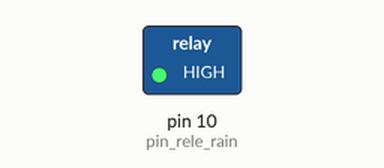
Simulated run of this sketch. Board: Arduino Uno, built with avr-gcc and run on an emulated ATmega328P. Parts: switched loads named in the sketch (green lamp = pin HIGH). The local clock reads 2024-03-15 10:24:30 at power-on unless the sketch sets it; what the sketch prints to the serial monitor is not drawn.

Above: at 0.1 s.
At 60.1 s:
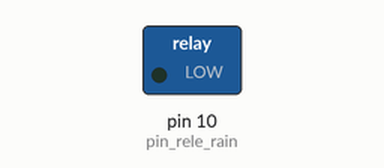
Timing chart, 0 to 121.6 s (numbered marks = the images above):
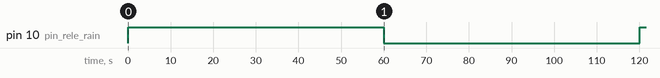

The sketch:

verifica_time.ino
```cpp
#include <DS3231.h>

// Rele de acionamento da bomba de irrigação
#define pin_rele_rain 10

// Init the DS3231 using the hardware interface
DS3231  rtc(SDA, SCL);

Time t;
static byte estadoSTR1 = 1;

static byte estadoOn = 1;
static byte estadoOff = 1;

const int OnHour = 18;
const int OnMin = 20;

const int OffHour = 18;
const int OffMin = 40;

long OnTime = 0;           // milliseconds of on-time

long OffTime = 0;          // milliseconds of off-time

int state_reles_rain = LOW;

unsigned long startMillis = 0;

unsigned long currentMillis = 0;

unsigned long previousMillis = 0;


void setup() {
  Serial.begin(9600);
  rtc.begin();
  pinMode (pin_rele_rain, OUTPUT);
}

void loop() {

  currentMillis = millis();

  t = rtc.getTime();

  if ((t.hour >= OnHour && t.min >= OnMin) && (t.hour <= OffHour && t.min <= OffMin)) {

    OnTime = (3 * 60000);
    OffTime = (3 * 60000);

    Serial.println("Hora magica");
    Serial.println(OnTime);
    Serial.println(OffTime);

  } else {

    OnTime = (estadoOn * 60000);
    OffTime = (estadoOff * 60000);

    Serial.println("Normal");
    Serial.println(OnTime);
    Serial.println(OffTime);

  }

  switch (estadoSTR1)
  {
    case 0x01:
      if (estadoSTR1 == 1 && startMillis == 0) {
        startMillis = currentMillis;
        state_reles_rain = HIGH;
        digitalWrite(pin_rele_rain, state_reles_rain);
      }

      if ((state_reles_rain == LOW) && (currentMillis - previousMillis >= OnTime))
      {
        state_reles_rain = HIGH;  // turn it on
        previousMillis = currentMillis;
        digitalWrite(pin_rele_rain, state_reles_rain);    // Update the actual LED
      } else if ((state_reles_rain == HIGH) && (currentMillis - previousMillis >= OffTime))
      {
        state_reles_rain = LOW;
        previousMillis = currentMillis;
        digitalWrite(pin_rele_rain, state_reles_rain);
      }

      break;
    case 0x02:
      startMillis = currentMillis;
      state_reles_rain = LOW;  // turn it on
      digitalWrite(pin_rele_rain, state_reles_rain);
      break;
  }
}
```

Measured:
- by itself, pin 10 (pin_rele_rain): LOW → HIGH at 0.00 s, → LOW 60.0 s later, → HIGH 60.0 s later
